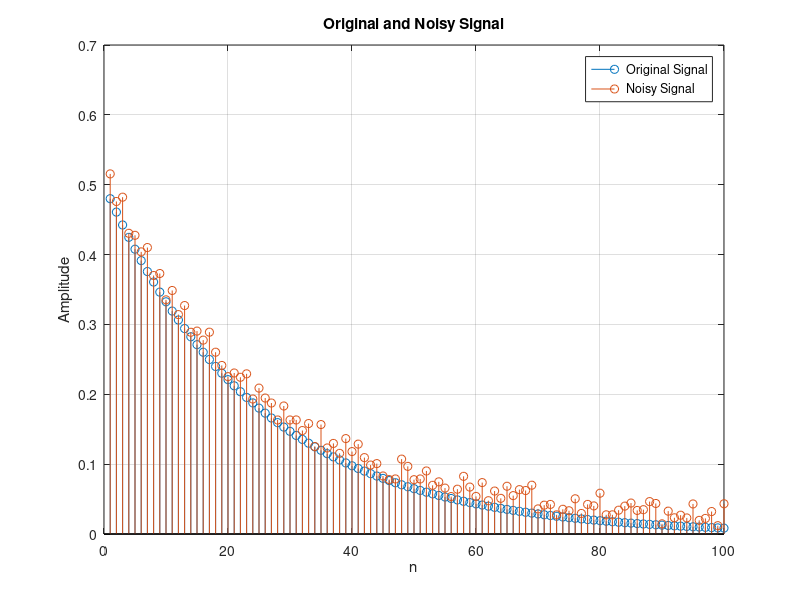

The MATLAB source for this figure:
% Generate 100 random numbers between 0 and 1.
% Add them with an exponential sequence as a random noise.
% Plot both noisy and noiseless signals.

a = 0.5;  % assume 
r = 0.96; % assume

N = 100; % as we want to generate 100 random numbers

for n = 1:N
    e(n) = n;
    y(n) = a*r.^n;
    Y(n) = y(n) + 0.04*rand(); % noise 0.04 adding with random number
    
end

stem(e,y)
hold on

stem(e,Y)

hold on

title('Original and Noisy Signal')

xlabel('n')

ylabel('Amplitude')

legend('Original Signal','Noisy Signal')

grid on
    
